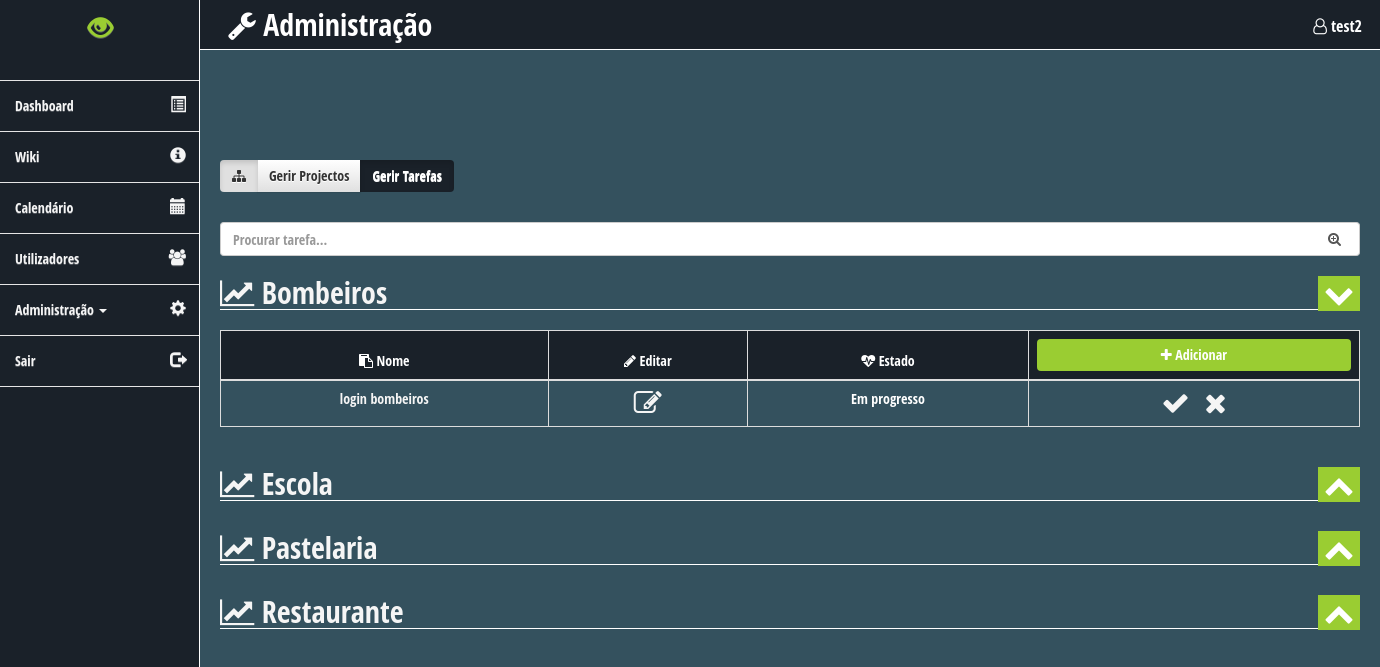
The app's page /manage_tasks.php (signed in) with its own data.
### tables this page shows
CREATE TABLE `intranet_project` (
  `project_id` int(11) NOT NULL AUTO_INCREMENT,
  `project_name` varchar(45) NOT NULL,
  `project_start_date` date DEFAULT NULL,
  `project_end_date` date DEFAULT NULL,
  `project_summary` text,
  `project_progress` tinyint(4) NOT NULL DEFAULT '0',
  PRIMARY KEY (`project_id`)
);

CREATE TABLE `intranet_task` (
  `task_id` int(11) NOT NULL AUTO_INCREMENT,
  `task_name` varchar(45) NOT NULL,
  `task_start_date` date DEFAULT NULL,
  `task_end_date` date DEFAULT NULL,
  `project_id` int(11) NOT NULL,
  `task_summary` text,
  `task_progress` tinyint(4) NOT NULL DEFAULT '0',
  PRIMARY KEY (`task_id`),
  KEY `project_id` (`project_id`),
  CONSTRAINT `intranet_task_ibfk_1` FOREIGN KEY (`project_id`) REFERENCES `intranet_project` (`project_id`) ON DELETE CASCADE ON UPDATE CASCADE
);

### manage_tasks.php (the view, shortened to what this page needs)
<?php
require_once('header.php');
require_once ('navbar.php');
$limit = 3;
$pageurl = 'manage_tasks';
if (isset($_GET['page'])) {
    $page  = $_GET['page'];
}
else {
    $page = 1;
}
$start_from = ($page - 1) * $limit;
?>
    <div class="main" >
        <div class="row">
            <h2 id="top-bar" class="top-label hidden-xs"><i class="fa fa-wrench ml-2" aria-hidden="true"></i> Administração<span id="header-span" class="pull-right"><i class="fa fa-user-o" aria-hidden="true"></i>
                    <?php echo $_SESSION['username'];?></span></h2>
        </div>
        <div class="container" >
            <div class="row mt-5">
                <div class="row mt-5">
                    <div class="btn-group btn-breadcrumb mb-3">
                        <a href="manage_project_manager.php" class="btn btn-default active bread-nav inactive-manage-link"><i class="fa fa-sitemap"></i></a>
                        <a href="manage_projects.php" class="btn btn-default bread-nav inactive-manage-link">Gerir Projectos</a>
                        <a id="active-manage-link" href="manage_tasks.php" class="btn btn-default bread-nav active"><span style="color: white;">Gerir Tarefas</span></a>
                    </div>
                    <form class="pull-right" method="GET" id="search-form" action="<?php echo $_SERVER['PHP_SELF']; ?>">
                        <div id="search_container">
                            <div class="input-group stylish-input-group">
                                <input name="search_string" type="text" class="form-control"  placeholder="Procurar tarefa..." >
                                <span class="input-group-addon">
                                    <button  type="submit" value="true">
                                        <span class="fa fa-search-plus"></span>
                                    </button>
                                </span>
                            </div>
                        </div>
                </form>
            </div>
            <?php
            if(isset($_GET['search_string'])) {
                $dbc = mysqli_connect(DB_HOST, DB_USER, DB_PASSWORD, DB_NAME)
                    or die('<h3>Falha ao conectar á base de dados</h3>');
                $search_string = trim($_GET['search_string']);
                $search_query = "SELECT it.*, ip.project_name AS project_name FROM intranet_task AS it
                INNER JOIN intranet_project AS ip USING(project_id)";
                $where_list = array();
                $user_search = $_GET['search_string'];
                $search_words = explode(' ', $user_search);
                foreach($search_words as $word) {
                    $where_list[] = "task_name LIKE '%$word%'";
                }
                $where_clause = implode(' OR ', $where_list);
                if(!empty($search_string)) {
                    $search_query = "SELECT it.*, ip.project_name AS project_name FROM intranet_task AS it
                    INNER JOIN intranet_project AS ip USING(project_id) WHERE $where_clause ORDER BY project_name LIMIT $start_from, $limit";
                }
                else {
                    $search_query = "SELECT it.*, ip.project_name AS project_name FROM intranet_task AS it
                    INNER JOIN intranet_project AS ip USING(project_id) ORDER BY project_name LIMIT $start_from, $limit";
                }
                $data = mysqli_query($dbc, $search_query)
                    or die('<h3>Falha ao comunicar a base de dados</h3>');
                if(mysqli_num_rows($data) == 0) {
                    echo '<h2 class="text-center mt-5">Não foram encontrados resultados <i class="fa fa-frown-o" aria-hidden="true"></i></h2>';
                    require_once('footer.php');
                    exit();
                }
                echo '<h2 class="top-label"><i class="fa fa-search-plus" aria-hidden="true"></i> Resultados<button class="confirm-btn pull-right toggle-table-edit"><i  class="fa fa-chevron-down chevron" aria-hidden="true"></i></button></h2>';
                echo '<table class="table table-bordered table-hover manage-table mt-2">';
                echo '<thead class="thead-inverse">
                    <tr>
                        <th class="nice-blue-th"><i class="fa fa-line-chart" aria-hidden="true"></i> Projecto</th>
                        <th class="nice-blue-th"><i class="fa fa-clipboard" aria-hidden="true"></i> Nome</th>
                        <th class="nice-blue-th"><i class="fa fa-pencil" aria-hidden="true"></i> Editar</th>
                        <th class="nice-blue-th"><i class="fa fa-heartbeat" aria-hidden="true"></i> Estado</th>
                        <th class="nice-blue-th"><a title="Adicionar tarefa a este projecto" href="add_task.php" class="btn confirm-btn center-block"><i class="fa fa-plus" aria-hidden="true"></i> Adicionar</a></th>
                    </tr>
                    </thead>
                    <tbody>';
                while($row = mysqli_fetch_array($data)) {
                    echo '<tr>' .'<td><a class="dark-link" href="project.php?project_id=' . $row['project_id'] . '">'. $row['project_name'] . '</a></td>';
                    echo '<td><a class="dark-link" href="task.php?task_id=' . $row['task_id'] . '">' . $row['task_name'] . '</a></td>';
                    echo'<td><a title="Editar tarefa" href="edit_task.php?task_id=' . $row['task_id'] . '"><i class="fa fa-pencil-square-o fa-2x table-icon" aria-hidden="true"></i></a></td>';
                    if ($row['task_progress'] == 0) {
                        echo '<td> Por atribuir</td>';
                    } else if ($row['task_progress'] == 1) {
                        echo '<td> Em progresso</td>';
                    } else if ($row['task_progress'] == 2) {
                        echo '<td> Completa</td>';
                    }
                    echo '<td><a title="Marcar tarefa como completa" class="complete-task-btn" href="processar_gestor.php?task_id=' . $row['task_id'] . '&complete=1"><i class="fa fa-check fa-2x table-icon" aria-hidden="true"></i></a>';
                    echo '<a title="Eliminar tarefa" style="margin-left: 1.5rem;" class="delete-task-btn" href="processar_gestor.php?task_id=' . $row['task_id'] . '&delete=2"><i class="fa fa-times fa-2x table-icon" aria-hidden="true"></i></a></td></th></tr>';
                    echo "</tr></td>";
                }
                echo '</tbody>';
                echo '</table>';
                $query = "SELECT it.*, ip.project_name AS project_name FROM intranet_task AS it
                    INNER JOIN intranet_project AS ip USING(project_id) WHERE $where_clause";
                paginate($dbc, $query, $page, $limit, $pageurl, $search_string);
            }
            else {
                $dbc = mysqli_connect(DB_HOST, DB_USER, DB_PASSWORD, DB_NAME)
                    or die('<h3>Falha ao conectar á base de dados</h3>');
                $query = "SELECT it.*, ip.project_name AS project_name
                  FROM intranet_task AS it
                  INNER JOIN intranet_project AS ip USING(project_id)
                  WHERE ip.project_id = it.project_id ORDER BY project_name";
                $data = mysqli_query($dbc, $query)
                or die('<h3>Falha ao comunicar com a base de dados</h3>');
                $tasks = array();
                while($row = mysqli_fetch_array($data)) {
                    array_push($tasks, $row);
                }
                $hold = $tasks[0]['project_name'];
                echo '<h2 class="top-label"><a href="project.php?project_id=' . $tasks[0]['project_id'] . '"><i class="fa fa-line-chart" aria-hidden="true"></i> ' . $hold . '</a><button class="confirm-btn pull-right toggle-table-edit"><i  class="fa fa-chevron-down chevron" aria-hidden="true"></i></button></h2>';
                echo '<table class="table table-bordered table-hover manage-table mt-2">';
                echo '<thead class="thead-inverse">
                    <tr>
                        <th class="nice-blue-th"><i class="fa fa-clipboard" aria-hidden="true"></i> Nome</th>
                        <th class="nice-blue-th"><i class="fa fa-pencil" aria-hidden="true"></i> Editar</th>
                        <th class="nice-blue-th"><i class="fa fa-heartbeat" aria-hidden="true"></i> Estado</th>
                        <th class="nice-blue-th"><a title="Adicionar tarefa a este projecto" href="add_task.php?project_name=' . $hold . '" class="btn confirm-btn center-block"><i class="fa fa-plus" aria-hidden="true"></i> Adicionar</a></th>
                    </tr>
                    </thead>
                    <tbody>';
                foreach ($tasks as $task) {
                    if ($hold != $task['project_name']) {
                        $hold = $task['project_name'];
                        echo '</tbody></table></div>';
                        echo '<div class="row">';
                        echo '<h2 class="top-label"><a href="project.php?project_id=' . $task['project_id'] . '"><i class="fa fa-line-chart" aria-hidden="true"></i> ' . $hold . '</a><button class="confirm-btn pull-right toggle-table-edit"><i  class="fa fa-chevron-up chevron" aria-hidden="true"></i></button></h2>';
                    }
                    echo '<tr>
                            <td><a class="dark-link" href="task.php?task_id=' . $task['task_id'] . '">' . $task['task_name'] . '</a></td>
                            <td><a title="Editar tarefa" href="edit_task.php?task_id=' . $task['task_id'] . '"><i class="fa fa-pencil-square-o fa-2x table-icon" aria-hidden="true"></i></a></td>';
                    if ($task['task_progress'] == 0) {
                        echo '<td> Por atribuir</td>';
                    } else if ($task['task_progress'] == 1) {
                        echo '<td> Em progresso</td>';
                    } else if ($task['task_progress'] == 2) {
                        echo '<td> Completada</td>';
                    }
                    echo '<td><a title="Marcar tarefa como completa" class="complete-task-btn" href="processar_gestor.php?task_id=' . $task['task_id'] . '&complete=1"><i class="fa fa-check fa-2x table-icon" aria-hidden="true"></i></a>';
                    echo '<a title="Eliminar tarefa" style="margin-left: 1.5rem;" class="delete-task-btn" href="processar_gestor.php?task_id=' . $task['task_id'] . '&delete=2"><i class="fa fa-times fa-2x table-icon" aria-hidden="true"></i></a></td></th></tr>';
                }
            }
            ?>
            </div>
        </div>
    </div>
<?php
require_once('footer.php');
?>

### css/sidebar.css (style rules this page uses)
body,html { height: 100%; }
.main .row { padding: 0px; margin: 0px; }
nav.sidebar, .main { -webkit-transition: margin 200ms ease-out; -moz-transition: margin 200ms ease-out; -o-transition: margin 200ms ease-out; transition: margin 200ms ease-out; }
.main { padding: 10px 10px 0 10px; }
@media (min-width: 768px) { .main { position: absolute; width: calc(100% - 40px); margin-left: 40px; float: right; } }
@media (min-width: 1330px) { .main { width: calc(100% - 200px); margin-left: 200px; } }

### css/style.css (style rules this page uses)
body, html { font-family: 'Open Sans Condensed', sans-serif; background-color: #34515E; color: white; }
.main { min-height: 90%; background-color: #34515E; color: white; padding: 0; }
.confirm-btn { background-color: yellowgreen; color: white; border: none; !important; }
a { color: whitesmoke; }
.mt-2 { margin-top: 2rem !important; }
.mt-5 { margin-top: 5rem !important; }
.mb-3 { margin-bottom: 3rem !important; }
.ml-2 { margin-left: 2rem !important; }
.inactive-manage-link { border: none; }
#active-manage-link { background-color: #1A2129; border: none; }
.nice-blue-th { background-color: #1a2129; }
#top-bar { background-color: #1a2129; margin-top: 0; padding: 0.8rem; }
.stylish-input-group .input-group-addon { background: white !important; }
.stylish-input-group .form-control { border-right:0; box-shadow:0 0 0; border-color:#ccc; }
.stylish-input-group button { border:0; background:transparent; }
.manage-table td { text-align: center; }
.manage-table th { text-align: center; }
.top-label { border-bottom: solid 1px white; }
#header-span { font-size: medium; margin-top: 1rem; margin-right: 1rem; }

### records on screen
intranet_project: project_name "Bombeiros"
intranet_task: task_name "login bombeiros", task_progress "Em progresso"
intranet_task: project.project_name "Escola"
intranet_task: project.project_name "Pastelaria"
intranet_task: project.project_name "Restaurante"

### other values on screen
$_SESSION['username'] "test2"
